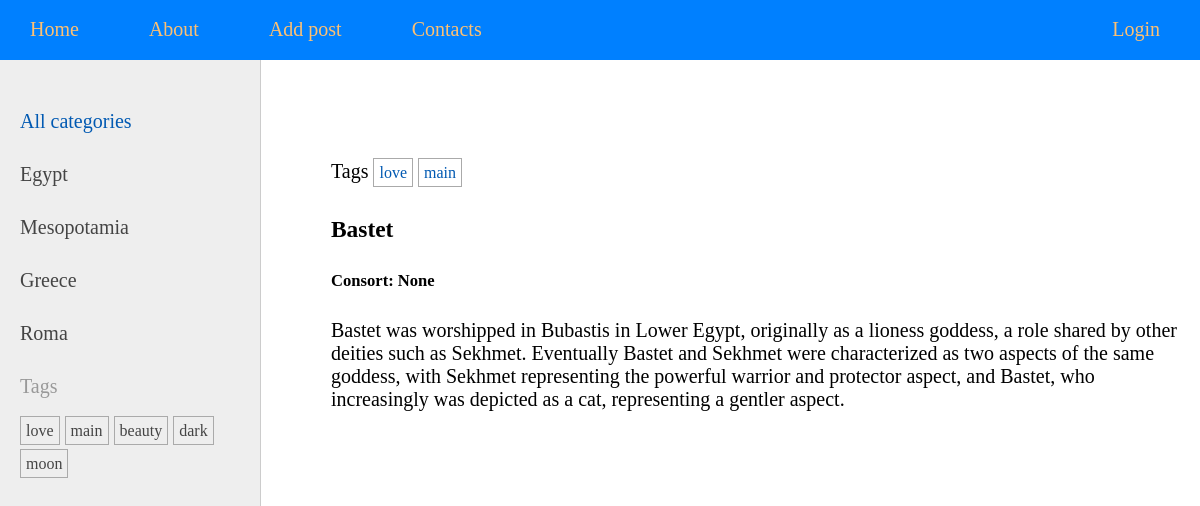
Page /goddess/bastet/ on the committed database.
### goddesses/models.py (models this page shows, shortened)
class Category(models.Model):
    name = models.CharField(max_length=100, db_index=True)
    slug = models.SlugField(max_length=100, db_index=True, unique=True)
    def get_absolute_url(self):
        return reverse('category', kwargs={'cat_slug': self.slug})
    class Meta:
        verbose_name = 'Category'
        verbose_name_plural = 'Categories'

class TagPost(models.Model):
    tag = models.CharField(max_length=100, db_index=True)
    slug = models.SlugField(max_length=100, db_index=True, unique=True)
    def get_absolute_url(self):
        return reverse('tag', kwargs={'tag_slug': self.slug})

class Goddesses(models.Model):
    class Status(models.IntegerChoices):
        DRAFT = 0, 'Draft'
        PUBLISHED = 1, 'Published'
    title = models.CharField(max_length=255)
    slug = models.SlugField(max_length=255, unique=True, db_index=True)
    content = models.TextField(blank=True)
    time_create = models.DateTimeField(auto_now_add=True)
    time_update = models.DateTimeField(auto_now=True)
    is_published = models.BooleanField(choices=tuple(map(lambda x: (bool(x[0]), x[1]), Status.choices)),
                                       default=Status.DRAFT)
    cat = models.ForeignKey('Category', on_delete=models.PROTECT, related_name='deities')
    tags = models.ManyToManyField('TagPost', blank=True, related_name='post_tags')
    consort = models.OneToOneField('Consort', on_delete=models.SET_NULL, blank=True, null=True, related_name='consort')
    objects = models.Manager()
    published = PublishedManager()
    class Meta:
        verbose_name = 'Deities'
        verbose_name_plural = 'Deities'
        ordering = ['-time_create']
        indexes = [
            models.Index(fields=['-time_create'])
        ]

### goddesses/views.py (the view)
# urls.py: path('goddess/<slug:post_slug>/', views.show_post, name='goddess'),
def show_post(request, post_slug):
    post = get_object_or_404(Goddesses, slug=post_slug)
    data = {
        'title': post.title,
        'menu': menu,
        'post': post,
        'cat_selected': 0
    }
    return render(request, 'goddesses/post.html', data)

### goddesses/templatetags/gods_tags.py (called while the page is built)
@register.inclusion_tag('goddesses/list_categories.html')
def show_categories(cat_selected=0):
    cats = Category.objects.all()
    return {'cats': cats, 'cat_selected': cat_selected}\

@register.inclusion_tag('goddesses/tags.html')
def show_tags():
    return {'tags': TagPost.objects.all()}

### goddesses/templates/goddesses/post.html (shortened to what this page needs)
{% extends 'base.html' %}
{% block content %}
{% with post.tags.all as tags %}
{% if tags %}
    <ul class="tags-list">
        <li>Tags</li>
        {% for tag in tags %}
        <li><a href="{{ tag.get_absolute_url }}">{{ tag.tag }}</a></li>
        {% endfor %}
    </ul>
{% endif %}
{% endwith %}
<h3>{{ post.title }}</h3>
<h5>Consort: {{ post.consort }}</h5>
{{post.content|linebreaks}}
{% endblock %}

### goddesses/templates/goddesses/list_categories.html
{% for cat in cats %}
    {% if cat.id == cat_selected %}
        <li class="selected">{{ cat.name }}</li>
    {% else %}
        <li><a href="{{ cat.get_absolute_url }}">{{ cat.name }}</a></li>
    {% endif %}
{% endfor %}

### goddesses/templates/goddesses/tags.html
{% if tags %}
    <p>Tags</p>
    <ul class="tags-list">
        {% for tag in tags %}
        <li><a href="{{ tag.get_absolute_url }}">{{ tag.tag }}</a></li>
        {% endfor %}
    </ul>
{% endif %}

### goddesses/static/goddesses/css/styles.css (style rules this page uses)
html, body { font-family: 'Georgia'; margin: 0; padding: 0; height: 100%; width: 100%; color: #444; }
a { color: #0059b2; text-decoration: none; }
.left-chapters ul { width: 230px; margin: 0; padding: 20px 10px 10px 20px; list-style: none; font-size: 20px; }
.left-chapters ul li { margin: 30px 0 0 0; color: #999; }
.left-chapters ul li a { color: #444; text-decoration: none; }
ul.tags-list { width: 100%; margin: 0; padding: 0; list-style: none; }
ul.tags-list li { margin: 0; padding: 0 0 10px; display: inline-block; }
ul.tags-list li a { padding: 5px; font-size: 16px; border: 1px solid #aaa; }

### rows in the picture
Category: name "Egypt"
Category: name "Mesopotamia"
Category: name "Greece"
Category: name "Roma"
TagPost: tag "love"
TagPost: tag "main"
TagPost: tag "beauty"
TagPost: tag "dark"
TagPost: tag "moon"
Goddesses: title "Bastet", consort "None", content "Bastet was worshipped in Bubastis in Lower Egypt, originally as a lioness goddess, a role shared by other deities such as Sekhmet. Eventually Bastet and Sekhmet were characterized as two aspects of the same goddess, with Sekhmet representing the powerful warrior and protector aspect, and Bastet, who increasingly was depicted as a cat, representing a gentler aspect."

### other values in the picture
{{ item.title }} "About" "Add post" "Contacts" "Login"
